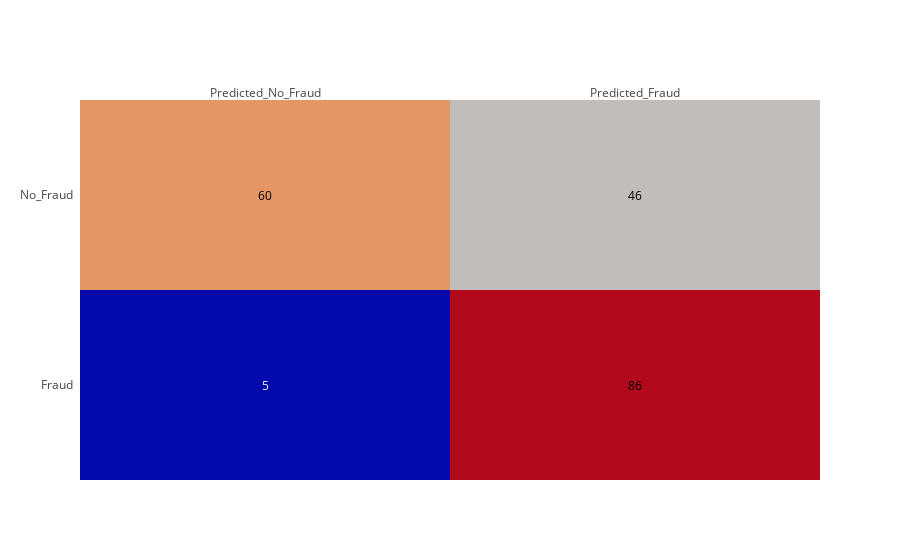

Notebook code for this chart:
### Code cell
plot_confusion_matrix_plotly(ytest, ypreds_best_lr)

### Figure 1 — Plotly figure (JSON) as saved in the notebook; plotly's stock layout.template omitted (floating-point values rounded to 4 significant figures)
{"data": [{"colorscale": "RdBu", "reversescale": false, "showscale": false, "type": "heatmap", "uid": "c8c3d5f9-410c-4974-8dc0-9dbf12df301a", "x": ["Predicted_No_Fraud", "Predicted_Fraud"], "y": ["Fraud", "No_Fraud"], "z": [[5, 86], [60, 46]]}], "layout": {"annotations": [{"font": {"color": "#FFFFFF"}, "showarrow": false, "text": "5", "x": "Predicted_No_Fraud", "xref": "x", "y": "Fraud", "yref": "y"}, {"font": {"color": "#000000"}, "showarrow": false, "text": "86", "x": "Predicted_Fraud", "xref": "x", "y": "Fraud", "yref": "y"}, {"font": {"color": "#000000"}, "showarrow": false, "text": "60", "x": "Predicted_No_Fraud", "xref": "x", "y": "No_Fraud", "yref": "y"}, {"font": {"color": "#000000"}, "showarrow": false, "text": "46", "x": "Predicted_Fraud", "xref": "x", "y": "No_Fraud", "yref": "y"}], "xaxis": {"dtick": 1, "gridcolor": "rgb(0, 0, 0)", "side": "top", "ticks": ""}, "yaxis": {"dtick": 1, "ticks": "", "ticksuffix": "  "}}}
